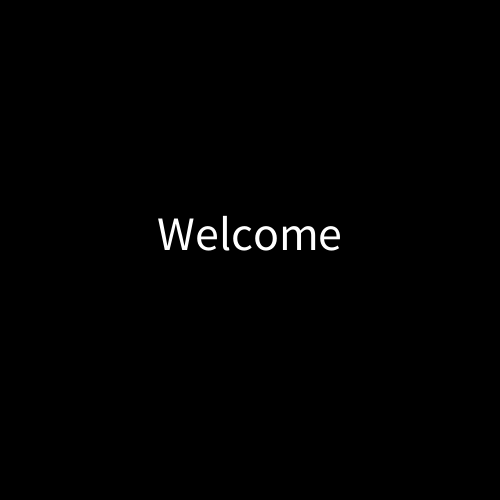
Frame 1 (no input)
Frame 60 (the mouse pressed at the canvas centre just before this capture): identical to frame 1, image omitted
Frame 120 (the mouse held since frame 60 and released just before this capture): identical to frame 1, image omitted

The Processing sketch that drew this single still picture (run headless with seeded random() and noise(); from frame 60 on, the mouse is pressed at the canvas centre):

// Processing sketch: sketch_200902d
// ── sketch_200902d.pde
void setup() {
size(500, 500);
}

void draw() {
background(0);

switch(key) {
//当键盘按下a的时候，在坐标（100,100）的位置绘制一个红色圆形
case 'a':
fill(255, 0, 0);
ellipse(100, 100, 50, 50);
//千万不要忘记break关键字
break;
case 'b':
fill(0, 255, 0);
ellipse(200, 200, 50, 50);
break;

case 'c':
fill(0, 0, 255);
ellipse(300, 300, 50, 50);
break;

default:
textAlign(CENTER);
textSize(48);
fill(255);
text("Welcome",width/2, height/2);
}
}
